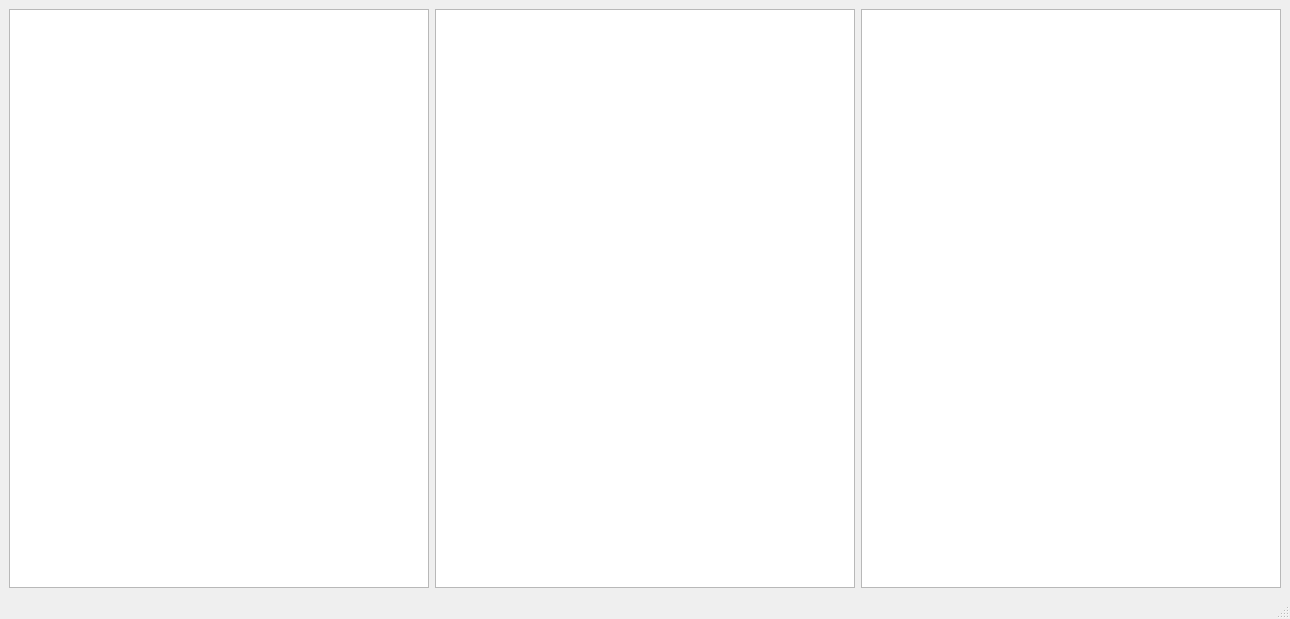
<?xml version="1.0" encoding="UTF-8"?>
<ui version="4.0">
 <class>MainWindow</class>
 <widget class="QMainWindow" name="MainWindow">
  <property name="geometry">
   <rect>
    <x>0</x>
    <y>0</y>
    <width>1290</width>
    <height>619</height>
   </rect>
  </property>
  <property name="windowTitle">
   <string>MyQuizlet Server</string>
  </property>
  <widget class="QWidget" name="centralwidget">
   <layout class="QHBoxLayout" name="horizontalLayout">
    <item>
     <widget class="QTableView" name="tableViewUsers"/>
    </item>
    <item>
     <widget class="QTableView" name="tableViewQuizlets"/>
    </item>
    <item>
     <widget class="QTableView" name="tableViewTerms"/>
    </item>
   </layout>
  </widget>
  <widget class="QMenuBar" name="menubar">
   <property name="geometry">
    <rect>
     <x>0</x>
     <y>0</y>
     <width>1290</width>
     <height>21</height>
    </rect>
   </property>
  </widget>
  <widget class="QStatusBar" name="statusbar"/>
 </widget>
 <resources/>
 <connections/>
</ui>
